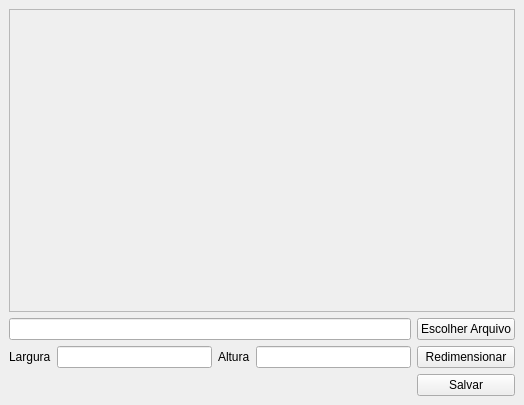
<?xml version="1.0" encoding="UTF-8"?>
<ui version="4.0">
 <class>MainWindow</class>
 <widget class="QMainWindow" name="MainWindow">
  <property name="geometry">
   <rect>
    <x>0</x>
    <y>0</y>
    <width>524</width>
    <height>405</height>
   </rect>
  </property>
  <property name="windowTitle">
   <string>Redimensionador de imagens</string>
  </property>
  <widget class="QWidget" name="centralwidget">
   <layout class="QGridLayout" name="gridLayout">
    <item row="2" column="4">
     <widget class="QPushButton" name="btnRedimensionar">
      <property name="text">
       <string>Redimensionar</string>
      </property>
     </widget>
    </item>
    <item row="2" column="1">
     <widget class="QLineEdit" name="inputLargura"/>
    </item>
    <item row="2" column="0">
     <widget class="QLabel" name="label">
      <property name="text">
       <string>Largura</string>
      </property>
     </widget>
    </item>
    <item row="2" column="3">
     <widget class="QLineEdit" name="inputAltura"/>
    </item>
    <item row="2" column="2">
     <widget class="QLabel" name="label_2">
      <property name="text">
       <string>Altura</string>
      </property>
     </widget>
    </item>
    <item row="3" column="4">
     <widget class="QPushButton" name="btnSalvar">
      <property name="text">
       <string>Salvar</string>
      </property>
     </widget>
    </item>
    <item row="0" column="0" colspan="5">
     <widget class="QScrollArea" name="scrollArea">
      <property name="widgetResizable">
       <bool>true</bool>
      </property>
      <widget class="QWidget" name="scrollAreaWidgetContents">
       <property name="geometry">
        <rect>
         <x>0</x>
         <y>0</y>
         <width>504</width>
         <height>298</height>
        </rect>
       </property>
       <layout class="QGridLayout" name="gridLayout_2">
        <item row="0" column="0">
         <widget class="QLabel" name="labImg">
          <property name="text">
           <string/>
          </property>
         </widget>
        </item>
       </layout>
      </widget>
     </widget>
    </item>
    <item row="1" column="4">
     <widget class="QPushButton" name="btnEscolherArquivo">
      <property name="text">
       <string>Escolher Arquivo</string>
      </property>
     </widget>
    </item>
    <item row="1" column="0" colspan="4">
     <widget class="QLineEdit" name="inputAbrirArquivo"/>
    </item>
   </layout>
  </widget>
 </widget>
 <resources/>
 <connections/>
</ui>
